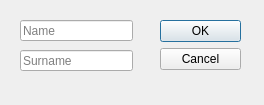
<?xml version="1.0" encoding="UTF-8"?>
<ui version="4.0">
 <class>FindStudentDialog</class>
 <widget class="QDialog" name="FindStudentDialog">
  <property name="geometry">
   <rect>
    <x>0</x>
    <y>0</y>
    <width>264</width>
    <height>105</height>
   </rect>
  </property>
  <property name="windowTitle">
   <string>Dialog</string>
  </property>
  <widget class="QDialogButtonBox" name="buttonBox">
   <property name="geometry">
    <rect>
     <x>160</x>
     <y>20</y>
     <width>81</width>
     <height>301</height>
    </rect>
   </property>
   <property name="orientation">
    <enum>Qt::Vertical</enum>
   </property>
   <property name="standardButtons">
    <set>QDialogButtonBox::Cancel|QDialogButtonBox::Ok</set>
   </property>
  </widget>
  <widget class="QLineEdit" name="lineEdit">
   <property name="geometry">
    <rect>
     <x>20</x>
     <y>20</y>
     <width>113</width>
     <height>21</height>
    </rect>
   </property>
   <property name="placeholderText">
    <string>Name</string>
   </property>
  </widget>
  <widget class="QLineEdit" name="lineEdit_2">
   <property name="geometry">
    <rect>
     <x>20</x>
     <y>50</y>
     <width>113</width>
     <height>21</height>
    </rect>
   </property>
   <property name="placeholderText">
    <string>Surname</string>
   </property>
  </widget>
 </widget>
 <resources/>
 <connections>
  <connection>
   <sender>buttonBox</sender>
   <signal>accepted()</signal>
   <receiver>FindStudentDialog</receiver>
   <slot>accept()</slot>
   <hints>
    <hint type="sourcelabel">
     <x>248</x>
     <y>254</y>
    </hint>
    <hint type="destinationlabel">
     <x>157</x>
     <y>274</y>
    </hint>
   </hints>
  </connection>
  <connection>
   <sender>buttonBox</sender>
   <signal>rejected()</signal>
   <receiver>FindStudentDialog</receiver>
   <slot>reject()</slot>
   <hints>
    <hint type="sourcelabel">
     <x>316</x>
     <y>260</y>
    </hint>
    <hint type="destinationlabel">
     <x>286</x>
     <y>274</y>
    </hint>
   </hints>
  </connection>
 </connections>
</ui>
